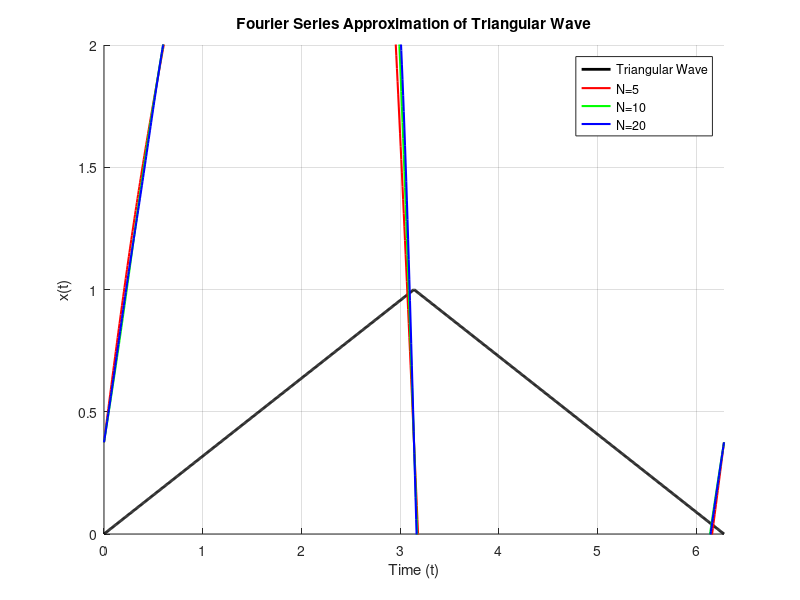

MATLAB code to generate this figure:
% Clear workspace and command window
clear; clc;

% Define parameters
T = 2 * pi;                % Period
t = linspace(0, T, 1000); % Time vector
x = zeros(size(t));        % Initialize triangular wave

% Define the triangular wave
for i = 1:length(t)
    if t(i) < pi
        x(i) = t(i) / pi; % First segment
    else
        x(i) = -t(i) / pi + 2; % Second segment
    end
end

% Number of terms for Fourier series approximations
N_terms = [5, 10, 20];
approx = zeros(length(t), length(N_terms)); % Initialize approximation matrix

% Calculate Fourier series approximation
for idx = 1:length(N_terms)
    N = N_terms(idx); % Get current N
    approx(:, idx) = 0; % Reset approximation for current N
    for n = 1:N
        bn = (4 * (-1)^(n + 1)) / (n^2); % Fourier coefficient for sine terms
        approx(:, idx) = approx(:, idx) + bn * sin(n * t(:)); % Use t(:) to ensure a column vector
    end
end

% Plotting
figure;
hold on;
plot(t, x, 'k', 'LineWidth', 2); % Original triangular wave
colors = ['r', 'g', 'b']; % Colors for different N
for idx = 1:length(N_terms)
    plot(t, approx(:, idx) + 3/8, colors(idx), 'LineWidth', 1.5); % Plot approximations, add a0
end
hold off;

% Customize the plot
legend('Triangular Wave', 'N=5', 'N=10', 'N=20');
title('Fourier Series Approximation of Triangular Wave');
xlabel('Time (t)');
ylabel('x(t)');
grid on;
axis([0 T 0 2]); % Set axis limits
